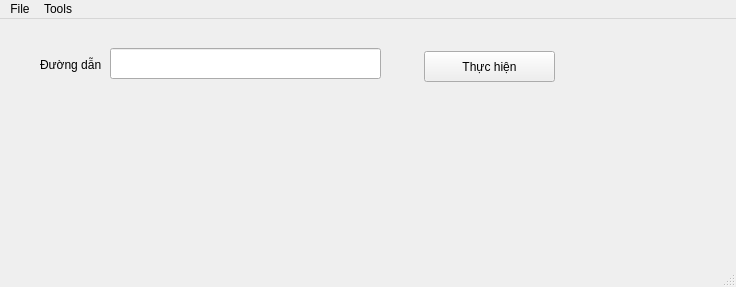
<?xml version="1.0" encoding="UTF-8"?>
<ui version="4.0">
 <class>MainWindow</class>
 <widget class="QMainWindow" name="MainWindow">
  <property name="geometry">
   <rect>
    <x>0</x>
    <y>0</y>
    <width>736</width>
    <height>287</height>
   </rect>
  </property>
  <property name="windowTitle">
   <string>Home</string>
  </property>
  <property name="windowIcon">
   <iconset resource="image/icon.qrc">
    <normaloff>:/icon.ico</normaloff>:/icon.ico</iconset>
  </property>
  <widget class="QWidget" name="centralwidget">
   <widget class="QLabel" name="label">
    <property name="geometry">
     <rect>
      <x>40</x>
      <y>30</y>
      <width>81</width>
      <height>31</height>
     </rect>
    </property>
    <property name="text">
     <string>Đường dẫn</string>
    </property>
   </widget>
   <widget class="QLineEdit" name="lineEdit">
    <property name="geometry">
     <rect>
      <x>110</x>
      <y>29</y>
      <width>271</width>
      <height>31</height>
     </rect>
    </property>
   </widget>
   <widget class="QPushButton" name="btnExe">
    <property name="geometry">
     <rect>
      <x>424</x>
      <y>32</y>
      <width>131</width>
      <height>31</height>
     </rect>
    </property>
    <property name="text">
     <string>Thực hiện</string>
    </property>
   </widget>
  </widget>
  <widget class="QMenuBar" name="menubar">
   <property name="geometry">
    <rect>
     <x>0</x>
     <y>0</y>
     <width>736</width>
     <height>21</height>
    </rect>
   </property>
   <widget class="QMenu" name="menuFile">
    <property name="title">
     <string>File</string>
    </property>
   </widget>
   <widget class="QMenu" name="menuTools">
    <property name="title">
     <string>Tools</string>
    </property>
    <addaction name="btnXoaRac"/>
   </widget>
   <addaction name="menuFile"/>
   <addaction name="menuTools"/>
  </widget>
  <widget class="QStatusBar" name="statusbar"/>
  <action name="btnXoaRac">
   <property name="text">
    <string>Xóa rác</string>
   </property>
  </action>
 </widget>
 <resources>
  <include location="image/icon.qrc"/>
 </resources>
 <connections/>
</ui>
